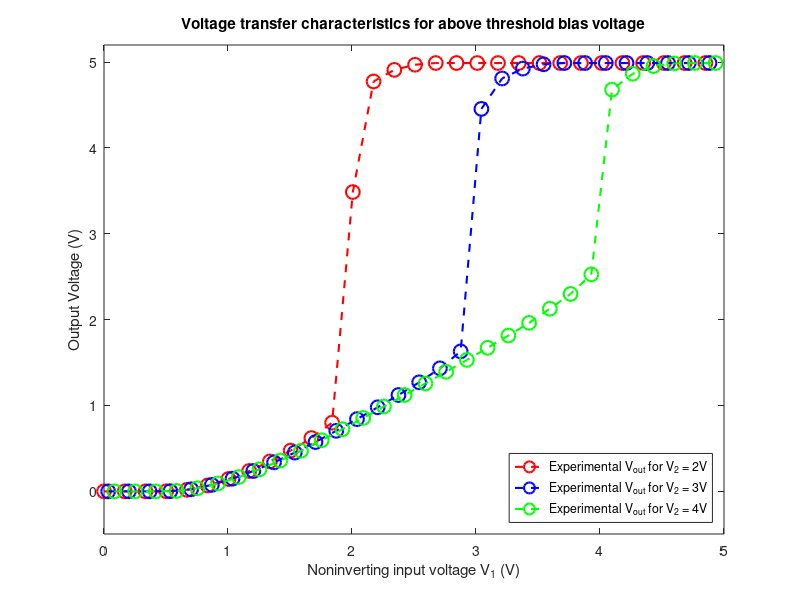

Recreate this plot in MATLAB.
%Experiment 1 Part 3 plotter
interval = 10;

%%Part 3
%above-threshold bias current. 


load('Data/Experiment1Part5Data.mat')
plot(V1(1:interval:end),Vout(1:interval:end), '--ro','MarkerSize',10, 'LineWidth', 1.5); hold on;

load('Data/Experiment1Part6Data.mat')
plot(V1(3:interval:end),Vout(3:interval:end), '--bo','MarkerSize',10, 'LineWidth', 1.5); hold on;

load('Data/Experiment1Part7Data.mat')
plot(V1(6:interval:end),Vout(6:interval:end), '--go','MarkerSize',10, 'LineWidth', 1.5); hold on;

ylim([-0.5,5.2]);
title('Voltage transfer characteristics for above threshold bias voltage');
xlabel('Noninverting input voltage V_{1} (V)');
ylabel('Output Voltage (V)');

legend('Experimental V_{out} for V_2 = 2V',...
 'Experimental V_{out} for V_2 = 3V',...
 'Experimental V_{out} for V_2 = 4V',...
 'Location','SouthEast')